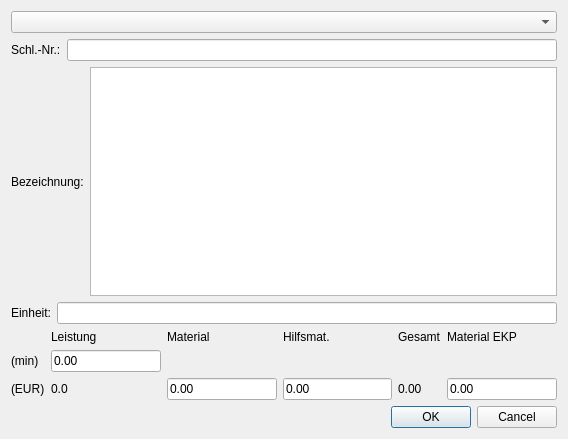
<?xml version="1.0" encoding="UTF-8"?>
<ui version="4.0">
 <class>servicePage</class>
 <widget class="ServicePage" name="servicePage">
  <property name="geometry">
   <rect>
    <x>0</x>
    <y>0</y>
    <width>568</width>
    <height>439</height>
   </rect>
  </property>
  <property name="windowTitle">
   <string>Dialog</string>
  </property>
  <layout class="QVBoxLayout" name="verticalLayout">
   <item>
    <widget class="QComboBox" name="copyBox"/>
   </item>
   <item>
    <layout class="QHBoxLayout" name="horizontalLayout">
     <item>
      <widget class="QLabel" name="label">
       <property name="text">
        <string>Schl.-Nr.:</string>
       </property>
      </widget>
     </item>
     <item>
      <widget class="QLineEdit" name="editKey"/>
     </item>
    </layout>
   </item>
   <item>
    <layout class="QHBoxLayout" name="horizontalLayout_2">
     <item>
      <widget class="QLabel" name="label_2">
       <property name="text">
        <string>Bezeichnung:</string>
       </property>
      </widget>
     </item>
     <item>
      <widget class="QTextEdit" name="editDescr"/>
     </item>
    </layout>
   </item>
   <item>
    <layout class="QHBoxLayout" name="horizontalLayout_3">
     <item>
      <widget class="QLabel" name="label_3">
       <property name="text">
        <string>Einheit:</string>
       </property>
      </widget>
     </item>
     <item>
      <widget class="QLineEdit" name="editUnit"/>
     </item>
    </layout>
   </item>
   <item>
    <layout class="QGridLayout" name="gridLayout">
     <item row="0" column="4">
      <widget class="QLabel" name="label_7">
       <property name="text">
        <string>Gesamt</string>
       </property>
      </widget>
     </item>
     <item row="0" column="2">
      <widget class="QLabel" name="label_5">
       <property name="text">
        <string>Material</string>
       </property>
      </widget>
     </item>
     <item row="0" column="5">
      <widget class="QLabel" name="label_8">
       <property name="text">
        <string>Material EKP</string>
       </property>
      </widget>
     </item>
     <item row="0" column="3">
      <widget class="QLabel" name="label_6">
       <property name="text">
        <string>Hilfsmat.</string>
       </property>
      </widget>
     </item>
     <item row="0" column="1">
      <widget class="QLabel" name="label_4">
       <property name="text">
        <string>Leistung</string>
       </property>
      </widget>
     </item>
     <item row="1" column="0">
      <widget class="QLabel" name="label_10">
       <property name="text">
        <string>(min)</string>
       </property>
      </widget>
     </item>
     <item row="2" column="0">
      <widget class="QLabel" name="label_11">
       <property name="text">
        <string>(EUR)</string>
       </property>
      </widget>
     </item>
     <item row="1" column="1">
      <widget class="QLineEdit" name="editServicePeriod">
       <property name="text">
        <string>0.00</string>
       </property>
      </widget>
     </item>
     <item row="2" column="2">
      <widget class="QLineEdit" name="editMatPrice">
       <property name="text">
        <string>0.00</string>
       </property>
      </widget>
     </item>
     <item row="2" column="3">
      <widget class="QLineEdit" name="editHelperMatPrice">
       <property name="text">
        <string>0.00</string>
       </property>
      </widget>
     </item>
     <item row="2" column="4">
      <widget class="QLabel" name="labelTotal">
       <property name="text">
        <string>0.00</string>
       </property>
      </widget>
     </item>
     <item row="2" column="5">
      <widget class="QLineEdit" name="editMatEkp">
       <property name="text">
        <string>0.00</string>
       </property>
      </widget>
     </item>
     <item row="2" column="1">
      <widget class="QLabel" name="labelServicePrice">
       <property name="text">
        <string>0.0</string>
       </property>
      </widget>
     </item>
    </layout>
   </item>
   <item>
    <widget class="QDialogButtonBox" name="buttonBox">
     <property name="orientation">
      <enum>Qt::Horizontal</enum>
     </property>
     <property name="standardButtons">
      <set>QDialogButtonBox::Cancel|QDialogButtonBox::Ok</set>
     </property>
    </widget>
   </item>
  </layout>
 </widget>
 <customwidgets>
  <customwidget>
   <class>ServicePage</class>
   <extends>QWidget</extends>
   <header>pages/service_page.h</header>
   <container>1</container>
  </customwidget>
 </customwidgets>
 <tabstops>
  <tabstop>copyBox</tabstop>
  <tabstop>editKey</tabstop>
  <tabstop>editDescr</tabstop>
  <tabstop>editUnit</tabstop>
  <tabstop>editServicePeriod</tabstop>
  <tabstop>editMatPrice</tabstop>
  <tabstop>editHelperMatPrice</tabstop>
  <tabstop>editMatEkp</tabstop>
 </tabstops>
 <resources/>
 <connections>
  <connection>
   <sender>buttonBox</sender>
   <signal>accepted()</signal>
   <receiver>servicePage</receiver>
   <slot>accept()</slot>
   <hints>
    <hint type="sourcelabel">
     <x>248</x>
     <y>254</y>
    </hint>
    <hint type="destinationlabel">
     <x>157</x>
     <y>274</y>
    </hint>
   </hints>
  </connection>
  <connection>
   <sender>buttonBox</sender>
   <signal>rejected()</signal>
   <receiver>servicePage</receiver>
   <slot>reject()</slot>
   <hints>
    <hint type="sourcelabel">
     <x>316</x>
     <y>260</y>
    </hint>
    <hint type="destinationlabel">
     <x>286</x>
     <y>274</y>
    </hint>
   </hints>
  </connection>
  <connection>
   <sender>copyBox</sender>
   <signal>currentIndexChanged(QString)</signal>
   <receiver>servicePage</receiver>
   <slot>CopyData(QString)</slot>
   <hints>
    <hint type="sourcelabel">
     <x>283</x>
     <y>21</y>
    </hint>
    <hint type="destinationlabel">
     <x>283</x>
     <y>219</y>
    </hint>
   </hints>
  </connection>
 </connections>
 <slots>
  <slot>CopyData(QString)</slot>
 </slots>
</ui>
